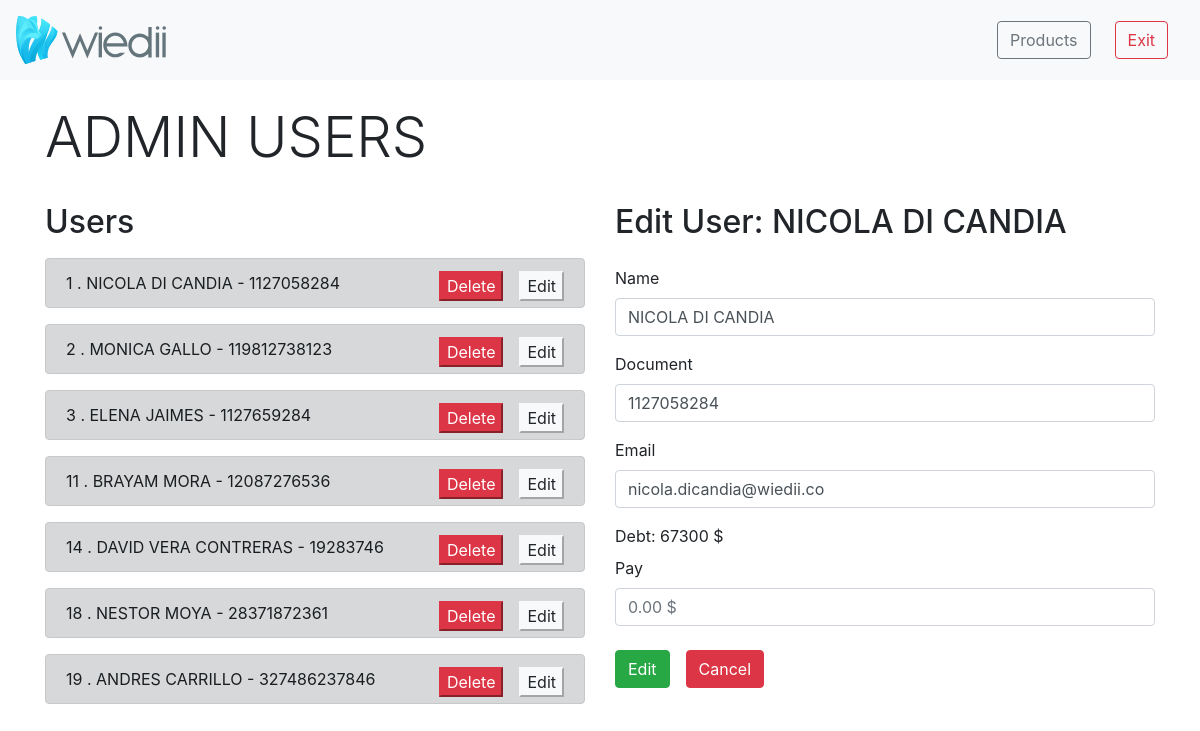
The app's page /adminUsers.php?id=1 (signed in) with its own data.
### tables this page shows
CREATE TABLE `users` (
  `id` int(3) NOT NULL,
  `name` varchar(255) NOT NULL,
  `document` varchar(255) NOT NULL,
  `email` varchar(255) NOT NULL,
  `finger` varchar(200) DEFAULT NULL,
  `password` varchar(25) DEFAULT NULL,
  `debt` int(6) DEFAULT '0'
);

### adminUsers.php (the view, shortened to what this page needs)
<?php
include_once 'conection.php';
$sql_reader = 'SELECT * FROM users';
$gsent = $pdo->prepare($sql_reader);
$gsent->execute();
$result = $gsent->fetchAll();
if ($_POST) {
  $name = $_POST['name'];
  $document = $_POST['document'];
  $email = $_POST['email'];
  $sql_add = 'INSERT INTO users (name,document,email) VALUES (?,?,?)';
  $sentence_add = $pdo->prepare($sql_add);
  $sentence_add->execute(array($name, $document, $email));
  header('location:adminUsers.php');
} else
  if ($_GET) {
    $id = $_GET['id'];
    $sql_unique = 'SELECT * FROM users WHERE id=?';
    $gsent_unique = $pdo->prepare($sql_unique);
    $gsent_unique->execute(array($id));
    $result_unique = $gsent_unique->fetch();
    $nameU = $result_unique['name'];
    $nameU = strtoupper($nameU);
  }
?>
<!doctype html>
<html lang="en">
<head>
  <div class="bootstrap">
    <link rel="stylesheet" href="css/bootstrap.min.css">
    <nav class="navbar navbar-light bg-light">
      <a class="navbar-brand">
        <img src="util/mainlogoW.svg" width="50%" height="50%" class="d-inline-block align-top" alt="">
      </a>
      <u class="navbar">
        <a href="adminProducts.php" class="navbar-brand">
          <button class="btn btn-outline-secondary mr-2">Products</button>
        </a>
        <a href="logoutAdmin.php">
          <button type="button" class="btn btn-outline-danger">Exit</button>
        </a>
      </u>
    </nav>
</head>
<body>
  <div class="container mt-4">
    <h1 class="display-4">ADMIN USERS</h1>
    <div class="row">
      <div class="col-md-6 mt-4">
        <h2>Users</h2>
        <?php foreach ($result as $data) : ?>
          <div class="alert alert-dark text-uppercase mt-3" role="alert">
            <?php echo $data['id']; ?>
            .
            <?php echo $data['name']; ?>
            -
            <?php echo $data['document']; ?>
            <a href="adminUsers.php?id=<?php echo $data['id']; ?>">
              <button class="btn-light float-right">Edit</button>
            </a>
            <a href="deleteUser.php?id=<?php echo $data['id']; ?>">
              <button class="btn-danger mr-3 float-right">Delete</button>
            </a>
          </div>
        <?php endforeach ?>
      </div>
      <div class="col-md-6 mt-4">
        <?php if ($_GET) : ?>
          <form method="GET" action="editUser.php">
            <h2>Edit User: <?php echo $nameU ?></h2>
            <label class="mt-3">Name</label>
            <input type="text" class="form-control text-uppercase" name="name" value="<?php echo $result_unique['name'] ?>" required>
            <label class="mt-3">Document</label>
            <input type="number" class="form-control" name="document" value="<?php echo $result_unique['document'] ?>" requiered>
            <label class="mt-3">Email</label>
            <input type="text" class="form-control" name="email" value="<?php echo $result_unique['email'] ?>" required>
            <label class="mt-3">Debt: <?php echo $result_unique['debt'] ?> $</label>
            <br>
            <label>Pay</label>
            <input type="number" class="form-control" name="pay" placeholder="0.00 $">
            <button class="btn btn-success mt-4 float-left">Edit</button>
          </form>
          <a href="adminUsers.php">
            <button class="btn btn-danger mt-4 ml-3 float">Cancel</button>
          </a>
        <?php endif ?>
      </div>
    </div>
  </div>
</body>
</html>

### records on screen
users: id "1", name "NICOLA DI CANDIA", document "1127058284", name "nicola di candia", email "nicola.dicandia@wiedii.co", debt "67300"
users: id "2", name "MONICA GALLO", document "119812738123"
users: id "3", name "ELENA JAIMES", document "1127659284"
users: id "11", name "BRAYAM MORA", document "12087276536"
users: id "14", name "DAVID VERA CONTRERAS", document "19283746"
users: id "18", name "NESTOR MOYA", document "28371872361"
users: id "19", name "ANDRES CARRILLO", document "327486237846"
